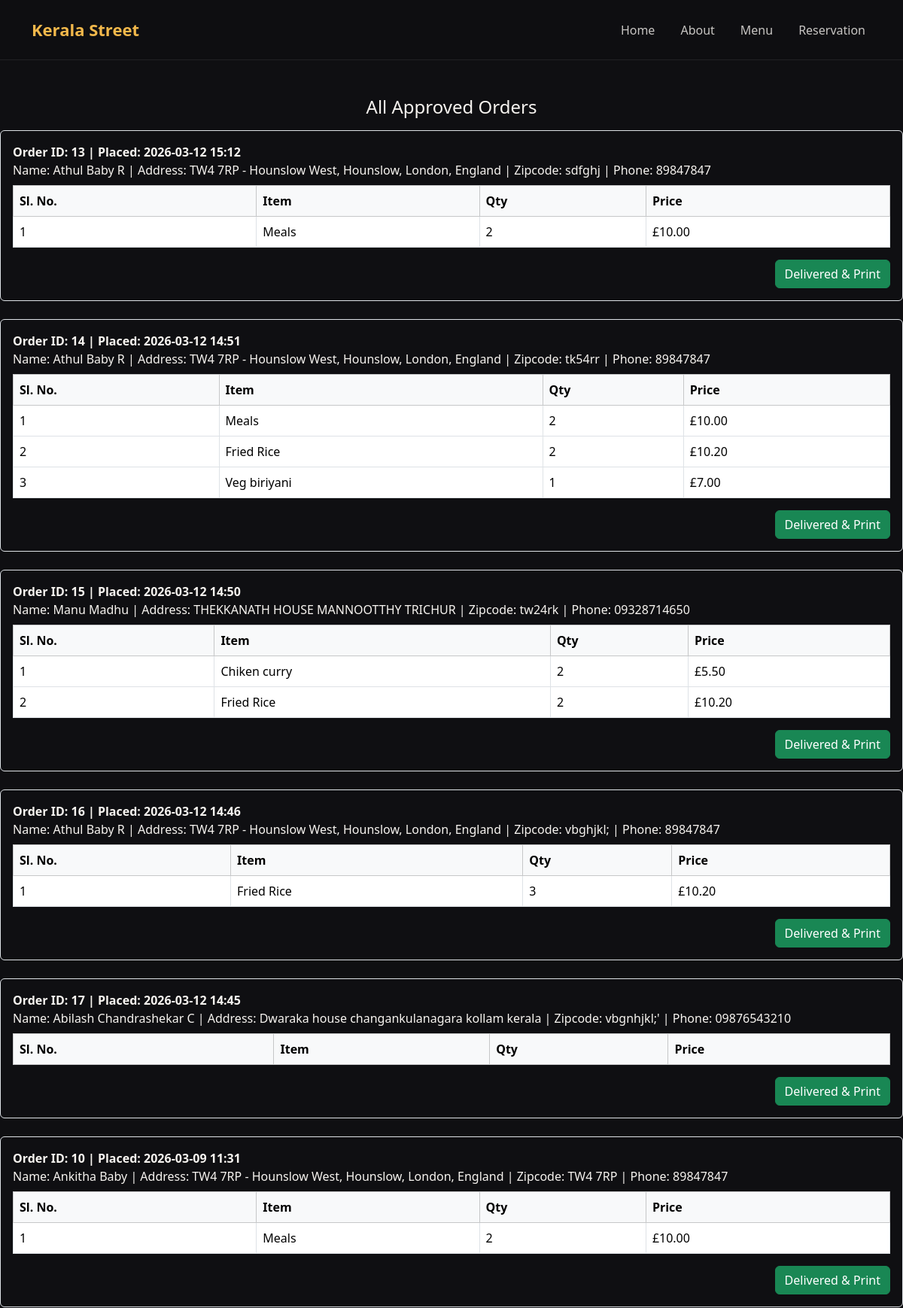
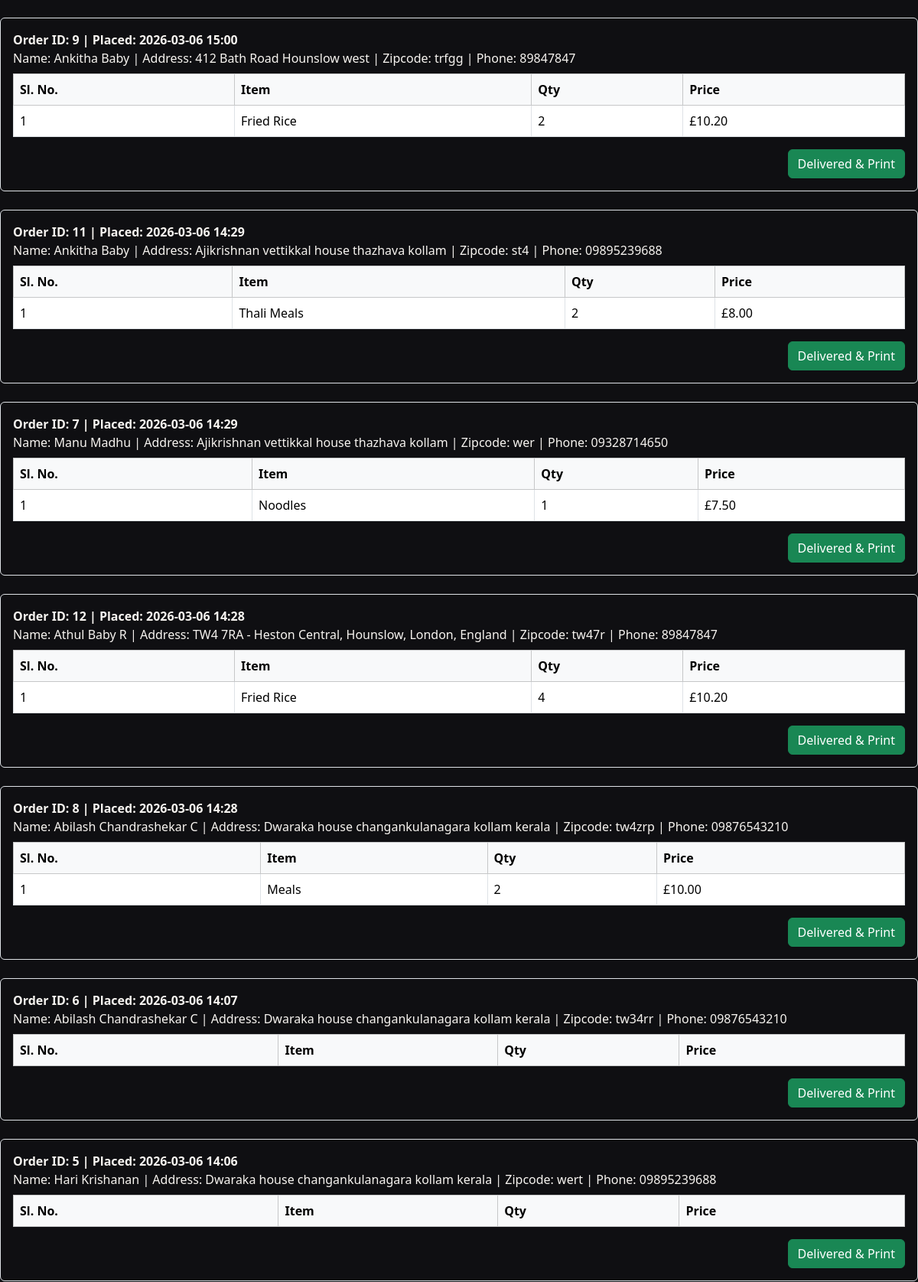
/all_approved_orders/ (upper part), run on the app's committed database (2 pictures, top to bottom).
### hotel/models.py (models this page shows)
class AcceptedOrder(models.Model):
    name = models.CharField(max_length=100)
    address = models.TextField()
    zipcode = models.CharField(max_length=20, default="")
    phone = models.CharField(max_length=20)
    payment_method = models.CharField(max_length=20)
    order_time = models.DateTimeField()
    delivered_place = models.CharField(max_length=100)
    price = models.DecimalField(max_digits=10, decimal_places=2)
    vat = models.DecimalField(max_digits=10, decimal_places=2)
    delivery_charge = models.DecimalField(max_digits=10, decimal_places=2)
    total_price = models.DecimalField(max_digits=10, decimal_places=2)

class AcceptedOrderItem(models.Model):
    accepted_order = models.ForeignKey(AcceptedOrder, related_name='items', on_delete=models.CASCADE)
    item_name = models.CharField(max_length=100)
    quantity = models.PositiveIntegerField()
    price = models.DecimalField(max_digits=10, decimal_places=2)

### admin_app/views.py (the view)
# urls.py: path('all_approved_orders/', views.all_approved_orders, name='all_approved_orders'),
def all_approved_orders(request):
    from hotel.models import AcceptedOrder
    approved_orders = AcceptedOrder.objects.all().order_by('-order_time')
    return render(request, 'all_approved_orders.html', {'approved_orders': approved_orders})

### templates/all_approved_orders.html (shortened to what this page needs)
{% load static %}
{% include 'header.html' %}
<div class="mt-5">
    <h4 class="text-center mb-3">All Approved Orders</h4>
    {% if approved_orders %}
        {% for order in approved_orders %}
            <div class="mb-4 border rounded p-3">
                <div class="fw-bold">Order ID: {{ order.id }} | Placed: {{ order.order_time|date:'Y-m-d H:i' }}</div>
                <div class="mb-2">Name: {{ order.name }} | Address: {{ order.address }} | Zipcode: {{ order.zipcode }} | Phone: {{ order.phone }}</div>
                <table class="table table-bordered mt-2">
                    <thead class="table-light">
                        <tr>
                            <th>Sl. No.</th>
                            <th>Item</th>
                            <th>Qty</th>
                            <th>Price</th>
                        </tr>
                    </thead>
                    <tbody>
                        {% for item in order.items.all %}
                        <tr>
                            <td>{{ forloop.counter }}</td>
                            <td>{{ item.item_name }}</td>
                            <td>{{ item.quantity }}</td>
                            <td>£{{ item.price|floatformat:2 }}</td>
                        </tr>
                        {% endfor %}
                    </tbody>
                </table>
                <div class="mt-3 text-end">
                    <form method="post" action="/chef_order_delivered/{{ order.id }}/" target="_blank">
                        <button type="submit" class="btn btn-success">Delivered & Print</button>
                    </form>
                </div>
            </div>
        {% endfor %}
    {% else %}
        <div class="text-center">No approved orders.</div>
    {% endif %}
</div>

### static/css/style.css (style rules this page uses)
:root { --bg: #0f0f12; --surface: #17171c; --muted: #8c8c95; --text: #f7f4f0; --accent: #f2b84b; --accent-2: #ff7e6b; --border: rgba(255, 255, 255, 0.08); }
* { box-sizing: border-box; }
body { font-family: "Segoe UI", Tahoma, Geneva, Verdana, sans-serif; background: var(--bg); color: var(--text); margin: 0; }

### data on the page
AcceptedOrder: id "13", order_time "2026-03-12 15:12", name "Athul Baby R", address "TW4 7RP - Hounslow West, Hounslow, London, England", zipcode "sdfghj", phone "89847847"
AcceptedOrderItem: item_name "Meals", quantity "2", price "10.00"
AcceptedOrder: id "14", order_time "2026-03-12 14:51", name "Athul Baby R", address "TW4 7RP - Hounslow West, Hounslow, London, England", zipcode "tk54rr", phone "89847847"
AcceptedOrderItem: item_name "Meals", quantity "2", price "10.00"
AcceptedOrderItem: item_name "Fried Rice", quantity "2", price "10.20"
AcceptedOrderItem: item_name "Veg biriyani", quantity "1", price "7.00"
AcceptedOrder: id "15", order_time "2026-03-12 14:50", name "Manu Madhu", address "THEKKANATH HOUSE MANNOOTTHY TRICHUR", zipcode "tw24rk", phone "09328714650"
AcceptedOrderItem: item_name "Chiken curry", quantity "2", price "5.50"
AcceptedOrderItem: item_name "Fried Rice", quantity "2", price "10.20"
AcceptedOrder: id "16", order_time "2026-03-12 14:46", name "Athul Baby R", address "TW4 7RP - Hounslow West, Hounslow, London, England", zipcode "vbghjkl;", phone "89847847"
AcceptedOrderItem: item_name "Fried Rice", quantity "3", price "10.20"
AcceptedOrder: id "17", order_time "2026-03-12 14:45", name "Abilash Chandrashekar C", address "Dwaraka house changankulanagara kollam kerala", zipcode "vbgnhjkl;'", phone "09876543210"
AcceptedOrder: id "10", order_time "2026-03-09 11:31", name "Ankitha Baby", address "TW4 7RP - Hounslow West, Hounslow, London, England", zipcode "TW4 7RP", phone "89847847"
AcceptedOrderItem: item_name "Meals", quantity "2", price "10.00"
AcceptedOrder: id "9", order_time "2026-03-06 15:00", name "Ankitha Baby", address "412 Bath Road Hounslow west", zipcode "trfgg", phone "89847847"
AcceptedOrderItem: item_name "Fried Rice", quantity "2", price "10.20"
AcceptedOrder: id "11", order_time "2026-03-06 14:29", name "Ankitha Baby", address "Ajikrishnan vettikkal house thazhava kollam", zipcode "st4", phone "09895239688"
AcceptedOrderItem: item_name "Thali Meals", quantity "2", price "8.00"
AcceptedOrder: id "7", order_time "2026-03-06 14:29", name "Manu Madhu", address "Ajikrishnan vettikkal house thazhava kollam", zipcode "wer", phone "09328714650"
AcceptedOrderItem: item_name "Noodles", quantity "1", price "7.50"
AcceptedOrder: id "12", order_time "2026-03-06 14:28", name "Athul Baby R", address "TW4 7RA - Heston Central, Hounslow, London, England", zipcode "tw47r", phone "89847847"
AcceptedOrderItem: item_name "Fried Rice", quantity "4", price "10.20"
AcceptedOrder: id "8", order_time "2026-03-06 14:28", name "Abilash Chandrashekar C", address "Dwaraka house changankulanagara kollam kerala", zipcode "tw4zrp", phone "09876543210"
AcceptedOrderItem: item_name "Meals", quantity "2", price "10.00"
AcceptedOrder: id "6", order_time "2026-03-06 14:07", name "Abilash Chandrashekar C", address "Dwaraka house changankulanagara kollam kerala", zipcode "tw34rr", phone "09876543210"
AcceptedOrder: id "5", order_time "2026-03-06 14:06", name "Hari Krishanan", address "Dwaraka house changankulanagara kollam kerala", zipcode "wert", phone "09895239688"
